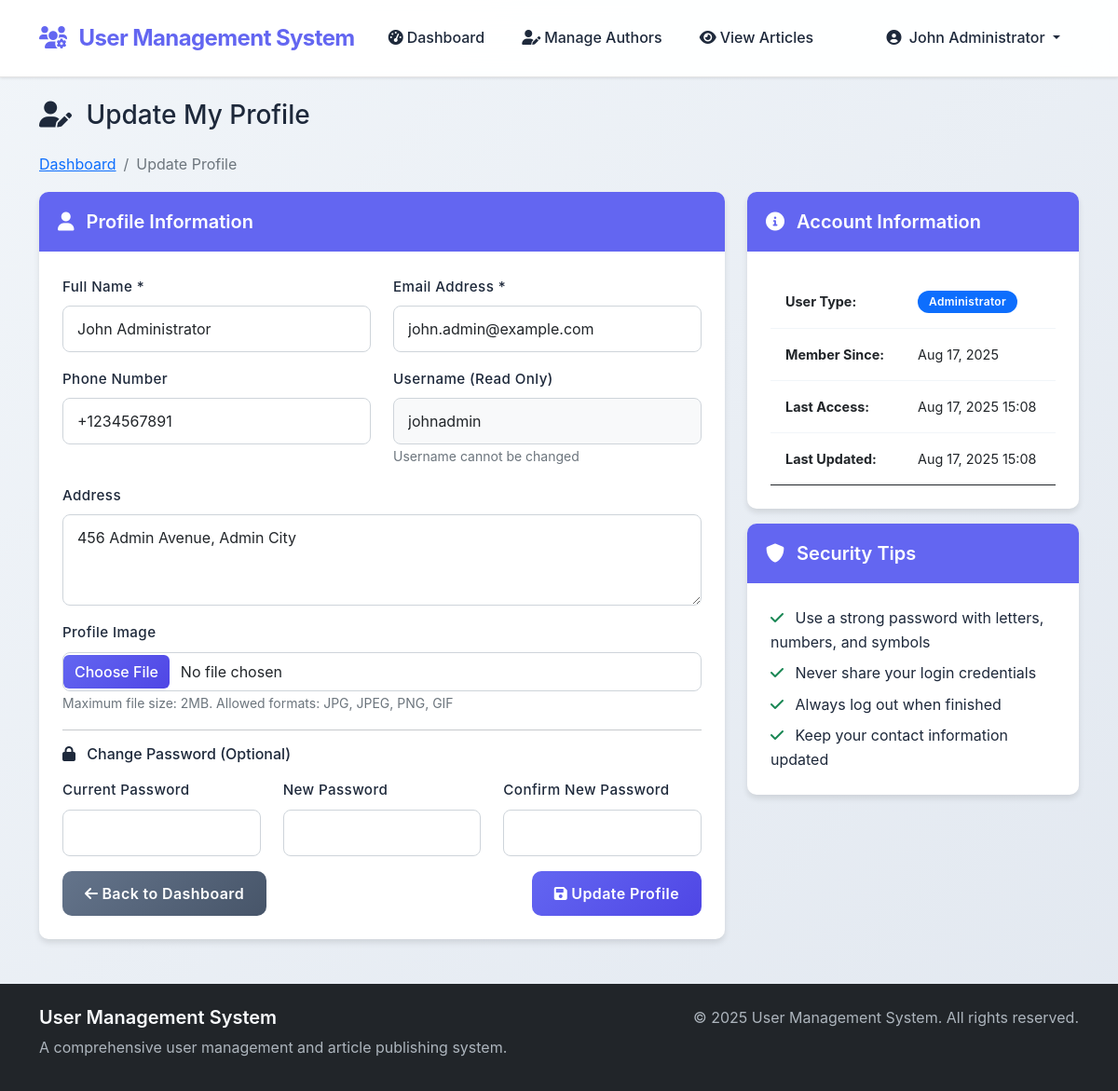
The page /dashboard/profile.php (signed in) on the database its author committed.
### tables this page shows
CREATE TABLE IF NOT EXISTS `users` (
    `userId` INT(11) NOT NULL AUTO_INCREMENT,
    `Full_Name` VARCHAR(100) NOT NULL,
    `email` VARCHAR(100) NOT NULL,
    `phone_Number` VARCHAR(20) DEFAULT NULL,
    `User_Name` VARCHAR(50) NOT NULL,
    `Password` VARCHAR(255) NOT NULL,
    `UserType` ENUM('Super_User', 'Administrator', 'Author') NOT NULL,
    `AccessTime` TIMESTAMP DEFAULT CURRENT_TIMESTAMP ON UPDATE CURRENT_TIMESTAMP,
    `profile_Image` VARCHAR(255) DEFAULT NULL,
    `Address` TEXT DEFAULT NULL,
    `created_at` TIMESTAMP DEFAULT CURRENT_TIMESTAMP,
    `updated_at` TIMESTAMP DEFAULT CURRENT_TIMESTAMP ON UPDATE CURRENT_TIMESTAMP,
    `is_active` BOOLEAN DEFAULT TRUE,
    PRIMARY KEY (`userId`),
    UNIQUE KEY `email` (`email`),
    UNIQUE KEY `User_Name` (`User_Name`),
    KEY `UserType` (`UserType`),
    KEY `is_active` (`is_active`)
);

### config/connection.php (called while the page is built, shortened)
<?php
class DatabaseConnection {
    private $connection;
    private static $instance = null;
    public static function getInstance() {
        if (self::$instance == null) {
            self::$instance = new DatabaseConnection();
        }
        return self::$instance;
    }
    private function connect() {
        try {
            $this->connection = new mysqli(DB_HOST, DB_USER, DB_PASSWORD, DB_NAME);
            $this->connection->set_charset("utf8");
        } catch (Exception $e) {
            error_log("Database connection error: " . $e->getMessage());
            die("Database connection failed. Please contact administrator.");
        }
    }
    public function prepare($query) {
        return $this->connection->prepare($query);
    }
}
?>

### includes/session.php (called while the page is built, shortened)
<?php
class SessionManager {
    public static function getCurrentUserId() {
        return $_SESSION['user_id'] ?? null;
    }
}
?>

### models/User.php (called while the page is built, shortened)
<?php
class User {
    private $db;
    public function __construct() {
        $this->db = DatabaseConnection::getInstance();
    }
    public function getById($userId) {
        $stmt = $this->db->prepare("SELECT * FROM users WHERE userId = ? AND is_active = 1");
        $stmt->bind_param("i", $userId);
        $stmt->execute();
        $result = $stmt->get_result();
        if ($result->num_rows == 1) {
            return $result->fetch_assoc();
        }
        return null;
    }
}
?>

### dashboard/profile.php (the view, shortened to what this page needs)
<?php
require_once '../includes/session.php';
require_once '../includes/functions.php';
require_once '../models/User.php';
$userId = SessionManager::getCurrentUserId();
$user = new User();
$userData = $user->getById($userId);
include '../includes/header.php';
?>
<div class="row">
    <div class="col-12">
        <h1 class="h3 mb-4">
            <i class="fas fa-user-edit me-2"></i>
            Update My Profile
        </h1>
        <?php echo generateBreadcrumb([
            ['text' => 'Dashboard', 'url' => 'dashboard.php'],
            ['text' => 'Update Profile', 'url' => '#']
        ]); ?>
    </div>
</div>
<div class="row">
    <div class="col-lg-8">
        <div class="card">
            <div class="card-header">
                <h5 class="mb-0">
                    <i class="fas fa-user me-2"></i>
                    Profile Information
                </h5>
            </div>
            <div class="card-body">
                <form method="POST" action="" enctype="multipart/form-data" class="needs-validation" novalidate>
                    <div class="row mb-3">
                        <div class="col-md-6">
                            <label for="full_name" class="form-label">Full Name *</label>
                            <input
                                type="text"
                                class="form-control"
                                id="full_name"
                                name="full_name"
                                value="<?php echo htmlspecialchars($userData['Full_Name']); ?>"
                                required
                            >
                        </div>
                        <div class="col-md-6">
                            <label for="email" class="form-label">Email Address *</label>
                            <input
                                type="email"
                                class="form-control"
                                id="email"
                                name="email"
                                value="<?php echo htmlspecialchars($userData['email']); ?>"
                                required
                            >
                        </div>
                    </div>
                    <div class="row mb-3">
                        <div class="col-md-6">
                            <label for="phone_number" class="form-label">Phone Number</label>
                            <input
                                type="tel"
                                class="form-control"
                                id="phone_number"
                                name="phone_number"
                                value="<?php echo htmlspecialchars($userData['phone_Number'] ?? ''); ?>"
                            >
                        </div>
                        <div class="col-md-6">
                            <label for="username" class="form-label">Username (Read Only)</label>
                            <input
                                type="text"
                                class="form-control"
                                id="username"
                                value="<?php echo htmlspecialchars($userData['User_Name']); ?>"
                                readonly
                                style="background-color: #f8f9fa;"
                            >
                            <small class="text-muted">Username cannot be changed</small>
                        </div>
                    </div>
                    <div class="mb-3">
                        <label for="address" class="form-label">Address</label>
                        <textarea
                            class="form-control"
                            id="address"
                            name="address"
                            rows="3"
                        ><?php echo htmlspecialchars($userData['Address'] ?? ''); ?></textarea>
                    </div>
                    <div class="mb-3">
                        <label for="profile_image" class="form-label">Profile Image</label>
                        <input
                            type="file"
                            class="form-control"
                            id="profile_image"
                            name="profile_image"
                            accept="image/*"
                        >
                        <small class="text-muted">Maximum file size: 2MB. Allowed formats: JPG, JPEG, PNG, GIF</small>
                    </div>
                    <hr>
                    <h6 class="mb-3">
                        <i class="fas fa-lock me-2"></i>
                        Change Password (Optional)
                    </h6>
                    <div class="row mb-3">
                        <div class="col-md-4">
                            <label for="current_password" class="form-label">Current Password</label>
                            <input
                                type="password"
                                class="form-control"
                                id="current_password"
                                name="current_password"
                                autocomplete="current-password"
                            >
                        </div>
                        <div class="col-md-4">
                            <label for="new_password" class="form-label">New Password</label>
                            <input
                                type="password"
                                class="form-control"
                                id="new_password"
                                name="new_password"
                                autocomplete="new-password"
                            >
                        </div>
                        <div class="col-md-4">
                            <label for="confirm_password" class="form-label">Confirm New Password</label>
                            <input
                                type="password"
                                class="form-control"
                                id="confirm_password"
                                name="confirm_password"
                                autocomplete="new-password"
                            >
                        </div>
                    </div>
                    <div class="d-flex justify-content-between">
                        <a href="dashboard.php" class="btn btn-secondary">
                            <i class="fas fa-arrow-left me-1"></i>Back to Dashboard
                        </a>
                        <button type="submit" class="btn btn-primary">
                            <i class="fas fa-save me-1"></i>Update Profile
                        </button>
                    </div>
                </form>
            </div>
        </div>
    </div>
    <div class="col-lg-4">
        <div class="card">
            <div class="card-header">
                <h5 class="mb-0">
                    <i class="fas fa-info-circle me-2"></i>
                    Account Information
                </h5>
            </div>
            <div class="card-body">
                <table class="table table-sm">
                    <tr>
                        <td><strong>User Type:</strong></td>
                        <td>
                            <span class="badge bg-primary">
                                <?php echo getUserTypeDisplayName($userData['UserType']); ?>
                            </span>
                        </td>
                    </tr>
                    <tr>
                        <td><strong>Member Since:</strong></td>
                        <td><?php echo formatDate($userData['created_at'], 'M d, Y'); ?></td>
                    </tr>
                    <tr>
                        <td><strong>Last Access:</strong></td>
                        <td><?php echo formatDate($userData['AccessTime'], 'M d, Y H:i'); ?></td>
                    </tr>
                    <tr>
                        <td><strong>Last Updated:</strong></td>
                        <td><?php echo formatDate($userData['updated_at'], 'M d, Y H:i'); ?></td>
                    </tr>
                </table>
            </div>
        </div>
        <div class="card mt-3">
            <div class="card-header">
                <h5 class="mb-0">
                    <i class="fas fa-shield-alt me-2"></i>
                    Security Tips
                </h5>
            </div>
            <div class="card-body">
                <ul class="list-unstyled mb-0">
                    <li class="mb-2">
                        <i class="fas fa-check text-success me-2"></i>
                        Use a strong password with letters, numbers, and symbols
                    </li>
                    <li class="mb-2">
                        <i class="fas fa-check text-success me-2"></i>
                        Never share your login credentials
                    </li>
                    <li class="mb-2">
                        <i class="fas fa-check text-success me-2"></i>
                        Always log out when finished
                    </li>
                    <li>
                        <i class="fas fa-check text-success me-2"></i>
                        Keep your contact information updated
                    </li>
                </ul>
            </div>
        </div>
    </div>
</div>
<?php include '../includes/footer.php'; ?>

### assets/css/style.css (style rules this page uses)
:root { --primary-color: #6366f1; --primary-dark: #4f46e5; --primary-light: #a5b4fc; --secondary-color: #64748b; --success-color: #10b981; --danger-color: #ef4444; --warning-color: #f59e0b; --info-color: #06b6d4; --light-color: #f8fafc; --dark-color: #1e293b; --bg-gradient: linear-gradient(135deg, #667eea 0%, #764ba2 100%); --card-shadow: 0 4px 6px -1px rgba(0, 0, 0, 0.1), 0 2px 4px -1px rgba(0, 0, 0, 0.06); --card-shadow-hover: 0 10px 15px -3px rgba(0, 0, 0, 0.1), 0 4px 6px -2px rgba(0, 0, 0, 0.05); --border-radius: 12px; --transition: all 0.3s cubic-bezier(0.4, 0, 0.2, 1); }
* { box-sizing: border-box; }
body { font-family: 'Inter', -apple-system, BlinkMacSystemFont, 'Segoe UI', Roboto, sans-serif; background: linear-gradient(135deg, #f1f5f9 0%, #e2e8f0 100%); line-height: 1.6; color: var(--dark-color); min-height: 100vh; }
.table { margin: 0; font-size: 0.9rem; }
.table tbody tr { border-bottom: 1px solid #f1f5f9; transition: var(--transition); }
.table tbody td { padding: 16px; vertical-align: middle; border-top: none; }
.table tbody tr:last-child { border-bottom: none; }
.form-control, .form-select { border: 2px solid var(--border-color); border-radius: 10px; padding: 12px 16px; font-size: 1rem; transition: var(--transition); background: rgba(255, 255, 255, 0.9); backdrop-filter: blur(10px); }
.form-label { font-weight: 600; color: var(--text-primary); margin-bottom: 8px; font-size: 0.95rem; letter-spacing: 0.025em; }
.form-control::placeholder { color: rgba(107, 114, 128, 0.7); font-style: italic; }
.btn { border-radius: 10px; font-weight: 600; padding: 12px 24px; transition: var(--transition); border: none; position: relative; overflow: hidden; letter-spacing: 0.025em; }
.btn::before { content: ''; position: absolute; top: 0; left: -100%; width: 100%; height: 100%; background: linear-gradient(90deg, transparent, rgba(255, 255, 255, 0.2), transparent); transition: var(--transition); }
.btn-primary { background: linear-gradient(135deg, var(--primary-color) 0%, var(--primary-dark) 100%); color: white; }
.btn-secondary { background: linear-gradient(135deg, var(--secondary-color) 0%, #475569 100%); color: white; }
.form-control { border-radius: 8px; border: 1px solid #ced4da; padding: 12px 15px; transition: border-color 0.15s ease-in-out, box-shadow 0.15s ease-in-out; }
.form-label { font-weight: 500; color: var(--dark-color); margin-bottom: 8px; }
.card { border: none; border-radius: 10px; box-shadow: 0 4px 6px rgba(0, 0, 0, 0.1); }
.card-header { background-color: var(--primary-color); color: white; border-radius: 10px 10px 0 0 !important; padding: 20px; border: none; }
.card-header h5 { margin: 0; font-weight: 600; }
.card-body { padding: 25px; }
.badge { font-size: 0.75rem; padding: 6px 12px; border-radius: 20px; }
.badge { border-radius: 20px; padding: 6px 12px; font-weight: 600; font-size: 0.75rem; letter-spacing: 0.025em; }
.form-control[type="file"] { padding: 8px 12px; background: white; }

### rows shown on the page
users: full_name "John Administrator", email "john.admin@example.com", phone_number "+1234567891", User_Name "johnadmin", address "456 Admin Avenue, Admin City", UserType "Administrator", created_at "Aug 17, 2025", formatDate($userData['AccessTime'], 'M d, Y H:i') "Aug 17, 2025 15:08", formatDate($userData['updated_at'], 'M d, Y H:i') "Aug 17, 2025 15:08"

### other values the page prints
APP_NAME "User Management System"
SessionManager::getCurrentFullName() "John Administrator"
$item['text'] "Dashboard"
$item['text'] "Update Profile"
